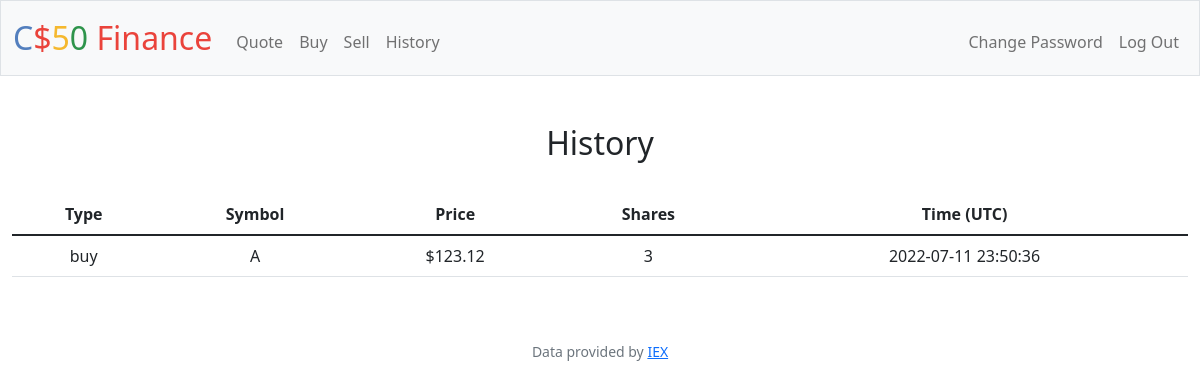
Screenshot of /history (signed in) with the database file from the repository.
### tables this page shows
CREATE TABLE transactions (user_id INTEGER NOT NULL, symbol TEXT NOT NULL, amount INTEGER NOT NULL, price NUMERIC NOT NULL, time TEXT NOT NULL, type TEXT NOT NULL, FOREIGN KEY(user_id) REFERENCES users(id));

### app.py (the view)
@app.route("/history")
@login_required
def history():
    data = db.execute("SELECT type, symbol, price, amount, time FROM transactions WHERE user_id=?", session["user_id"])
    for dict in data:
        for key in dict:
            if key == "price":
                dict[key] = usd(dict[key])
    return render_template("history.html", data=data)

### app.py (called while the page is built)
@app.after_request
def after_request(response):
    response.headers["Cache-Control"] = "no-cache, no-store, must-revalidate"
    response.headers["Expires"] = 0
    response.headers["Pragma"] = "no-cache"
    return response

### helpers.py (called while the page is built)
def login_required(f):
    @wraps(f)
    def decorated_function(*args, **kwargs):
        if session.get("user_id") is None:
            return redirect("/login")
        return f(*args, **kwargs)
    return decorated_function

def usd(value):
    return f"${value:,.2f}"

### templates/history.html (shortened to what this page needs)
{% extends "layout.html" %}
{% block main %}
    <h2>History</h2>
    <br>
    <table class="table">
        <thead>
            <th scope="col">Type</th>
            <th scope="col">Symbol</th>
            <th scope="col">Price</th>
            <th scope="col">Shares</th>
            <th scope="col">Time (UTC)</th>
        </thead>
        <tbody>
            {% for entry in data %}
                <tr>
                    <td>{{ entry["type"] }}</td>
                    <td>{{ entry["symbol"] }}</td>
                    <td>{{ entry["price"] }}</td>
                    <td>{{ entry["amount"] }}</td>
                    <td>{{ entry["time"] }}</td>
                </tr>
            {% endfor %}
        </tbody>
    </table>
{% endblock %}

### rows the page displays
transactions: type "buy", symbol "A", price "$123.12", amount "3", time "2022-07-11 23:50:36"
